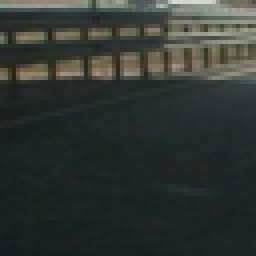
#> input picture non-vehicles/GTI/image1131.png, 64 x 64 px (shown 4 times larger)
$ python -i test.py   (imports and definitions only)
#> lines starting #> are read from the running program, lines starting #| are printed output that depends on the picture
import numpy as np
import cv2
from skimage.feature import hog


def get_hog_features(img, orient, pix_per_cell, cell_per_block, vis=False, feature_vec=True):
    # Call with two outputs if vis==True
    if vis:
        features, hog_image = hog(img, orientations=orient,
                                  pixels_per_cell=(pix_per_cell, pix_per_cell),
                                  cells_per_block=(cell_per_block, cell_per_block),
                                  transform_sqrt=True,
                                  visualise=vis, feature_vector=feature_vec)
        return features, hog_image
    # Otherwise call with one output
    else:
        features = hog(img, orientations=orient,
                       pixels_per_cell=(pix_per_cell, pix_per_cell),
                       cells_per_block=(cell_per_block, cell_per_block),
                       transform_sqrt=True,
                       visualise=vis, feature_vector=feature_vec)
        return features


# Define a function to compute binned color features
def bin_spatial(img, size=(32, 32)):
    # Use cv2.resize().ravel() to create the feature vector
#> called with size = (32, 32)
    features = cv2.resize(img, size).ravel()
#> features = 3072 values, max 184 at index 76, min 22 at index 1539, mean 51.52
    # Return the feature vector
    return features


# Define a function to compute color histogram features
# NEED TO CHANGE bins_range if reading .png files with mpimg!
def color_hist(img, nbins=32, bins_range=(0, 256)):
    # Compute the histogram of the color channels separately
    channel1_hist = np.histogram(img[:, :, 0], bins=nbins, range=bins_range)
    channel2_hist = np.histogram(img[:, :, 1], bins=nbins, range=bins_range)
    channel3_hist = np.histogram(img[:, :, 2], bins=nbins, range=bins_range)
    # Concatenate the histograms into a single feature vector
    hist_features = np.concatenate((channel1_hist[0], channel2_hist[0], channel3_hist[0]))
    # Return the individual histograms, bin_centers and feature vector
    return hist_features


# Define a function to extract features from a list of images
# Have this function call bin_spatial() and color_hist()
# [48 lines left out: function extract_features, not called in this run]


def single_img_features(img, color_space='RGB', spatial_size=(32, 32), hist_bins=32, orient=9, pix_per_cell=8,
                        cell_per_block=2, hog_channel=0, spatial_feat=True, hist_feat=True, hog_feat=True):
    # 1) Define an empty list to receive features
    img_features = []
    # 2) Apply color conversion if other than 'RGB'
    if color_space != 'RGB':
        if color_space == 'HSV':
            feature_image = cv2.cvtColor(img, cv2.COLOR_RGB2HSV)
        elif color_space == 'LUV':
            feature_image = cv2.cvtColor(img, cv2.COLOR_RGB2LUV)
        elif color_space == 'HLS':
            feature_image = cv2.cvtColor(img, cv2.COLOR_RGB2HLS)
        elif color_space == 'YUV':
            feature_image = cv2.cvtColor(img, cv2.COLOR_RGB2YUV)
        elif color_space == 'YCrCb':
            feature_image = cv2.cvtColor(img, cv2.COLOR_RGB2YCrCb)
    else:
        feature_image = np.copy(img)
    # 3) Compute spatial features if flag is set
    if spatial_feat:
        spatial_features = bin_spatial(feature_image, size=spatial_size)
#> spatial_features has the same summary as features in bin_spatial
        # 4) Append features to list
        img_features.append(spatial_features)
    # 5) Compute histogram features if flag is set
    if hist_feat:
        hist_features = color_hist(feature_image, nbins=hist_bins)
#> in color_hist, `hist_features = np.concatenate((channel1_hist[0], channel2_hist[0], ch..`: hist_features = 96 values, max 1887 at index 36, min 0 at index 0, mean 128
        # 6) Append features to list
        img_features.append(hist_features)
    # 7) Compute HOG features if flag is set
    if hog_feat:
        if hog_channel == 'ALL':
            hog_features = []
            for channel in range(feature_image.shape[2]):
                hog_features.extend(get_hog_features(feature_image[:, :, channel],
                                                     orient, pix_per_cell, cell_per_block,
                                                     vis=False, feature_vec=True))
        else:
            hog_features = get_hog_features(feature_image[:, :, hog_channel], orient,
                                            pix_per_cell, cell_per_block, vis=False, feature_vec=True)
#> in get_hog_features, `features = hog(img, orientations=orient, pixels_per_cell=(pix_per_cell..`: features = 1764 values, max 0.437 at index 4, min 0 at index 8, mean 0.143
#> in get_hog_features, `features = hog(img, orientations=orient, pixels_per_cell=(pix_per_cell..`:
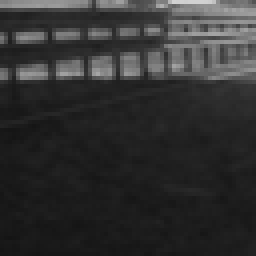
#> img: shape (64, 64) (shown 4 times larger); min 20, max 210, mean 48.9
#> hog_features has the same summary as features in get_hog_features
        # 8) Append features to list
        img_features.append(hog_features)

    # 9) Return concatenated array of features
    return np.concatenate(img_features)

>>> import cv2
>>> picture = cv2.cvtColor(cv2.imread('non-vehicles/GTI/image1131.png'), cv2.COLOR_BGR2RGB)
>>> result = single_img_features(picture)
#> result = 4932 values, max 1887 at index 3108, min 0 at index 3072, mean 34.63

$ run again, on non-vehicles/GTI/image1790.png
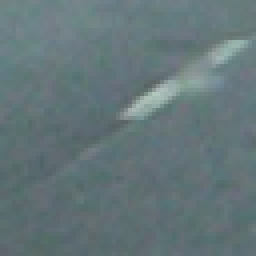
#> input picture non-vehicles/GTI/image1790.png, 64 x 64 px (shown 4 times larger)
#> in bin_spatial, `features = cv2.resize(img, size).ravel()`: features = 3072 values, max 189 at index 1207, min 83 at index 2214, mean 113
#> spatial_features has the same summary as features in bin_spatial
#> in color_hist, `hist_features = np.concatenate((channel1_hist[0], channel2_hist[0], ch..`: hist_features = 96 values, max 1546 at index 78, min 0 at index 0, mean 128
#> in get_hog_features, `features = hog(img, orientations=orient, pixels_per_cell=(pix_per_cell..`: features = 1764 values, max 0.437 at index 902, min 0 at index 160, mean 0.145
#> in get_hog_features, `features = hog(img, orientations=orient, pixels_per_cell=(pix_per_cell..`:
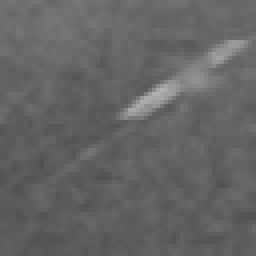
#> img: shape (64, 64) (shown 4 times larger); min 79, max 176, mean 100.2
#> hog_features has the same summary as features in get_hog_features
#> result = 4932 values, max 1546 at index 3150, min 0 at index 3072, mean 72.91

$ run again, on non-vehicles/GTI/image1849.png
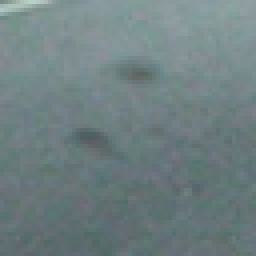
#> input picture non-vehicles/GTI/image1849.png, 64 x 64 px (shown 4 times larger)
#> in bin_spatial, `features = cv2.resize(img, size).ravel()`: features = 3072 values, max 194 at index 10, min 83 at index 3015, mean 123.1
#> spatial_features has the same summary as features in bin_spatial
#> in color_hist, `hist_features = np.concatenate((channel1_hist[0], channel2_hist[0], ch..`: hist_features = 96 values, max 1105 at index 46, min 0 at index 0, mean 128
#> in get_hog_features, `features = hog(img, orientations=orient, pixels_per_cell=(pix_per_cell..`: features = 1764 values, max 0.348 at index 3, min 0 at index 1007, mean 0.153
#> in get_hog_features, `features = hog(img, orientations=orient, pixels_per_cell=(pix_per_cell..`:
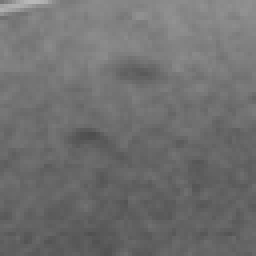
#> img: shape (64, 64) (shown 4 times larger); min 78, max 184, mean 111.2
#> hog_features has the same summary as features in get_hog_features
#> result = 4932 values, max 1105 at index 3118, min 0 at index 3072, mean 79.22
